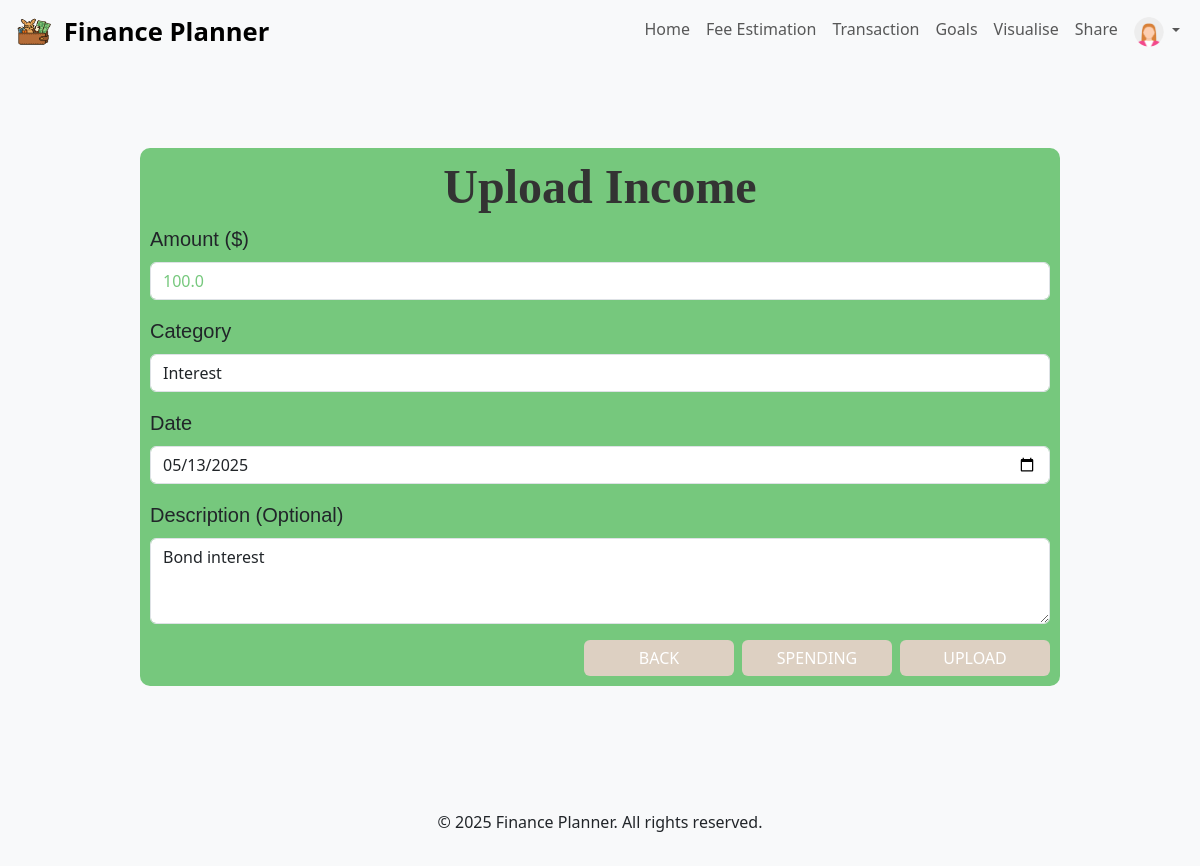
/income?income_id=10 (signed in), run on the app's committed database.
### app/models/income.py (models this page shows, shortened)
class Income(db.Model):
    __tablename__ = "incomes"
    id = db.Column(db.Integer, primary_key=True)
    user_id = db.Column(db.Integer, db.ForeignKey("users.id"), nullable=False)
    amount = db.Column(db.Float, nullable=False)
    date = db.Column(db.DateTime, nullable=False)
    description = db.Column(db.String(200))
    category_id = db.Column(db.Integer, db.ForeignKey("categoriesin.id"), nullable=False)
    category = db.relationship("Categoryin", back_populates="incomes", lazy="select")

### app/models/incategory.py (models this page shows, shortened)
class Categoryin(db.Model):
    __tablename__ = "categoriesin"
    id = db.Column(db.Integer, primary_key=True)
    category = db.Column(db.String(50), nullable=False, unique=True)
    icon = db.Column(db.String(100), nullable=True)  # Optional image URL
    incomes = db.relationship("Income", back_populates="category", lazy="select")

### app/routes/income.py (the view, shortened to what this page needs)
@bp.route("/income", methods=["GET", "POST"])
@login_required
def income():
    income_id = request.args.get("income_id", type=int)  # Get income_id from query parameters
    form = IncomeForm(request.form)
    if income_id:  # If editing an existing income
        income = Income.query.get_or_404(income_id)
        if income.user_id != current_user.id:
            flash("You do not have permission to edit this income.", "danger")
            return redirect(url_for("trans.transaction"))
        if request.method == "GET":  # Populate the form with the existing income data
            form.amount.data = income.amount
            form.category.data = income.category.category  # Use the category name
            form.date.data = income.date
            form.description.data = income.description
    return render_template("income.html", form=form)

### app/templates/income.html (shortened to what this page needs)
{% extends "base.html" %}
{% block content %}
<div class="row justify-content-center" style="padding: 0px;">
    <div class="col-md-10" style="border-radius: 10px; padding: 10px; margin: 0px; background-color: #76c87d;">
        <h2 class="text-center header_font" style="font-size: 3rem;">Upload Income</h2>
        <form method="POST" action="{{ url_for('income.income', income_id=request.args.get('income_id')) }}">
            <div class="mb-3">
                {{ form.amount.label(class="form-label text_font", style="font-size: 2.5vh;") }}
                {{ form.amount(style="color:#76c87d;", class="form-control") }}
            </div>
            <div class="mb-3">
                {{ form.category.label(class="form-label text_font", style="font-size: 2.5vh;") }}
                {{ form.category(class="form-control") }}
            </div>
            <div class="mb-3">
                {{ form.date.label(class="form-label text_font", style="font-size: 2.5vh;") }}
                {{ form.date(class="form-control") }}
            </div>
            <div class="mb-3">
                {{ form.description.label(class="form-label text_font", style="font-size: 2.5vh;") }}
                {{ form.description(class="form-control") }}
            </div>
            <div class="d-flex justify-content-end">
                <a href="{{ url_for('trans.transaction') }}" type="button" class="btn btn-primary me-2"
                   style="background-color: #ddd0c2; border: #ddd0c2; width: 150px; text-align: center;" id="back_transaction_income">BACK</a>
                <a href="{{ url_for('upload.upload') }}" type="button" class="btn btn-primary me-2"
                   style="background-color: #ddd0c2; border: #ddd0c2; width: 150px; text-align: center;" id="switch_spending">SPENDING</a>
                {{ form.submit(class="btn btn-primary") }}
            </div>
        </form>
    </div>
</div>
{% endblock %}

### app/static/css/estimation.css (style rules this page uses)
h2 { font-weight: bold; color: #333; }

### app/static/css/style.css (style rules this page uses)
.header_font { font-family: Georgia, 'Times New Roman', Times, serif; font-size: 1.5rem; }
.text_font { font-family: Verdana, Geneva, Tahoma, sans-serif; font-size: 0.75rem; }
body { background-color: #f8f9fa; }

### data on the page
Income: amount "100.0", date "05/13/2025", description "Bond interest"
Categoryin: category "Interest"
